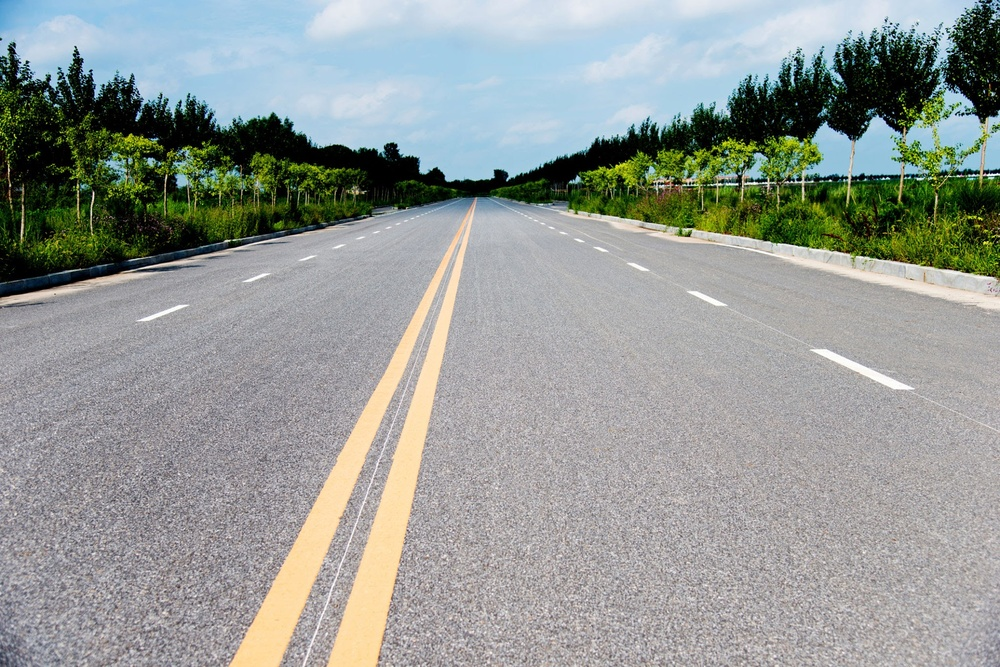
#> input picture test1/EE.jfif, 1000 x 667 px, shrunk from 2048 x 1367 before the run, given in place of the camera
$ python Motion_tracking.py
#> lines starting #> are read from the running program, lines starting #| are printed output that depends on the picture; after the words box and inside, x2 and y2 are one past the last pixel; in counts of white or black regions, pixels touching at a corner belong together
import cv2 as cv
import numpy as np
a = False
kernel = np.ones((3,3),np.uint8)
cap  = cv.VideoCapture(0)
while (cap.isOpened()):
    ret , frame = cap.read()
#> frame is the input picture: shape (667, 1000, 3); mean B, G, R 150.6, 154, 148.7
    if a == True:
        grey_copy = grey_img.copy()


    if ret ==True:
        grey_img = cv.cvtColor(frame,cv.COLOR_RGB2GRAY)
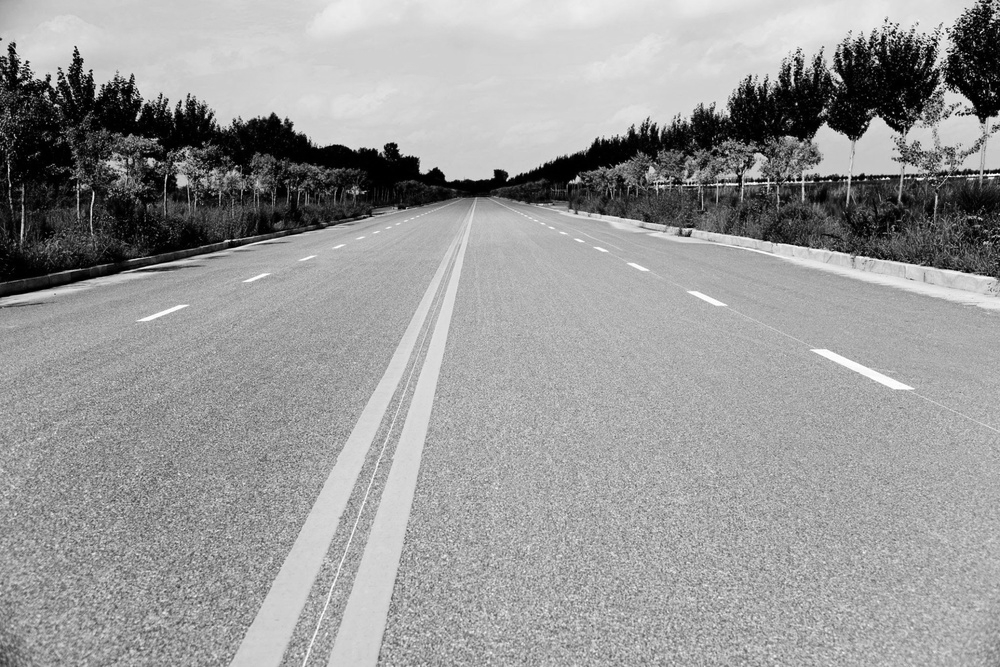
#> grey_img: shape (667, 1000); min 0, max 255, mean 152.4
        tresh,result1 = cv.threshold(grey_img,128,255,cv.THRESH_BINARY_INV)
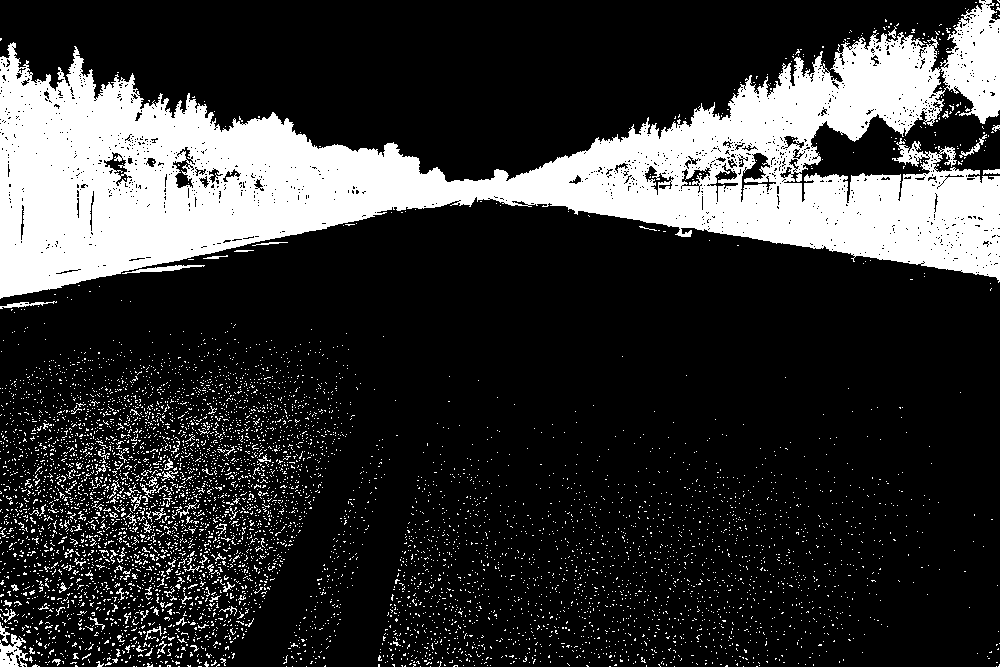
#> result1: shape (667, 1000); 20.9% white; 6314 white regions (6216 under 20 px), largest, box (x1, y1, x2, y2) and area: (0, 0, 1000, 299) 119007, (0, 634, 28, 667) 520, (122, 265, 205, 274) 259
        result2 = cv.dilate(result1,kernel,iterations=5)
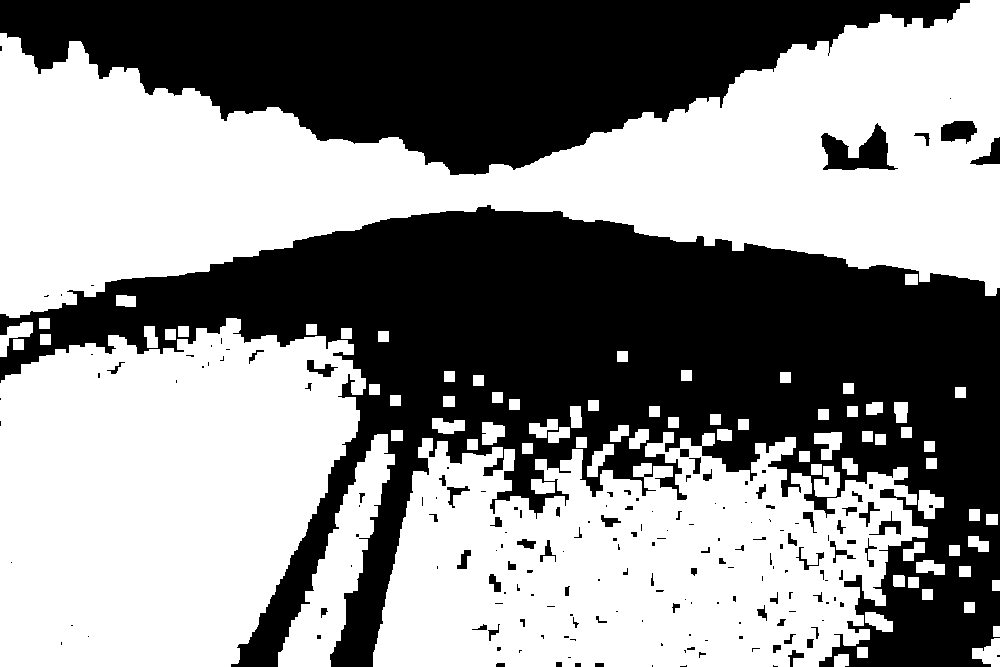
#> result2: shape (667, 1000); 55.6% white; 182 black regions (108 under 20 px), largest, box (x1, y1, x2, y2) and area: (0, 205, 1000, 667) 194798, (0, 0, 970, 175) 93859, (821, 123, 898, 170) 1821
        # contours,hier = cv.findContours(result2,cv.RETR_TREE,cv.CHAIN_APPROX_NONE)
        # draw_con = cv.drawContours(frame,contours,-1,(255,0,0),2)
        x,y= grey_img.shape
#> x = 667; y = 1000

        a = not a
        if a ==False:
            for i in range(x):
                for j in range(y):
                    if grey_img[i,j] != grey_copy[i,j]:
                        grey_img[i,j] = 0
                    else:
                        grey_img[i,j] =255
        else:
            continue

        cv.imshow("Frame",grey_img)
        cv.imshow("NIG",result2)
        if cv.waitKey(1) == ord("q"):
            break
cap.release()
cv.destroyAllWindows()
